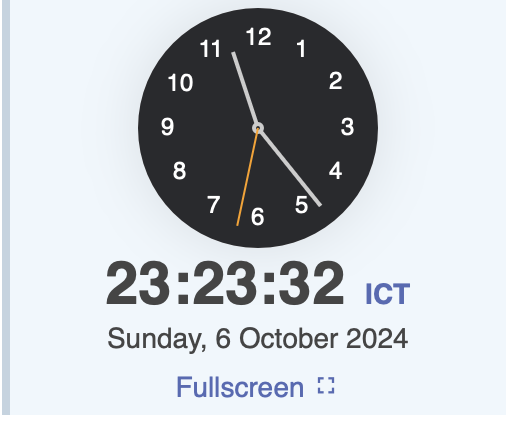
#> input picture term_project_image/clock_image.jpg, 508 x 424 px
$ python clock.py --mode video --path term_project_image/clock_image.jpg
#> lines starting #> are read from the running program, lines starting #| are printed output that depends on the picture; after the words box and inside, x2 and y2 are one past the last pixel; in counts of white or black regions, pixels touching at a corner belong together
#> further down, frame is the input picture: shape (424, 508, 3); mean B, G, R 202.8, 198.1, 193.4
# %%
import cv2
import numpy as np
import math
import argparse
import time

# Set up argument parser for command-line flags
parser = argparse.ArgumentParser(description="Clock Detection from Video, Image, or Webcam.")
parser.add_argument("--mode", type=str, choices=["video", "image", "webcam"], required=True,
                    help="Select input mode: 'video', 'image', or 'webcam'.")
parser.add_argument("--path", type=str, help="Path to the video or image file.")
args = parser.parse_args()

# Initialize video capture based on the selected mode
if args.mode == "video":
    if not args.path:
        print("Error: Video mode selected but no path provided.")
        exit()
    cap = cv2.VideoCapture(args.path)

elif args.mode == "webcam":
    cap = cv2.VideoCapture(0)  # 0 for the default webcam

elif args.mode == "image":
    if not args.path:
        print("Error: Image mode selected but no path provided.")
        exit()
    img = cv2.imread(args.path)
    if img is None:
        print("Error: Could not open image.")
        exit()

# Function to process frames (used for both video and image input)
def process_frame(frame, display_time=True):
    # Resize the frame to a desired height of 500 pixels while maintaining aspect ratio
#> called with display_time = True
    target_height = 1000
    aspect_ratio = frame.shape[1] / frame.shape[0]
#> aspect_ratio = 1.2
    target_size = (int(aspect_ratio * target_height), target_height)
#> target_size = (1198, 1000)
    frame_resized = cv2.resize(frame, target_size, interpolation=cv2.INTER_AREA)
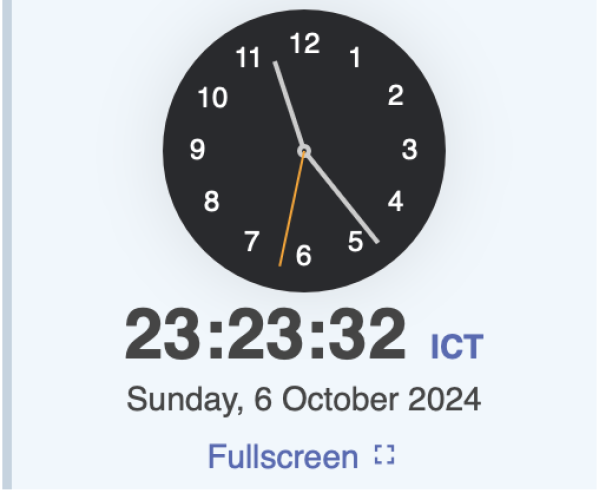
#> frame_resized: shape (1000, 1198, 3) (shown at 1/2 size); mean B, G, R 202.8, 198.1, 193.4

    # Convert to grayscale
    gray = cv2.cvtColor(frame_resized, cv2.COLOR_BGR2GRAY)

    # Apply median blur to reduce noise
    gray_blurred = cv2.medianBlur(gray, 5)

    # Detect circles (clock face) using HoughCircles
    circles = cv2.HoughCircles(
        gray_blurred,
        cv2.HOUGH_GRADIENT,
        dp=1.2,
        minDist=100,
        param1=50,
        param2=80,
        minRadius=10,
        maxRadius=400
    )
#> circles = [[607.8, 301.8, 283], [575.4, 798.6, 137], [774.6, 647.4, 34.24], [258.6, 906.6, 255.6], [366.6, 918.6, 128.4], [503.4, 711, 104.2], [624.6, 702.6, 118.4], [845.4, 924.6, 152.4]]

    if circles is not None:
        # Round the circle parameters and convert to integers
        circles = np.uint16(np.around(circles))
#> circles = [[608, 302, 283], [575, 799, 137], [775, 647, 34], [259, 907, 256], [367, 919, 128], [503, 711, 104], [625, 703, 118], [845, 925, 152]]
        x, y, r = circles[0][0]
#> x = 608; y = 302; r = 283

        # Create a mask to isolate the clock face
        mask = np.zeros_like(gray)
        cv2.circle(mask, (x, y), r, 255, -1)
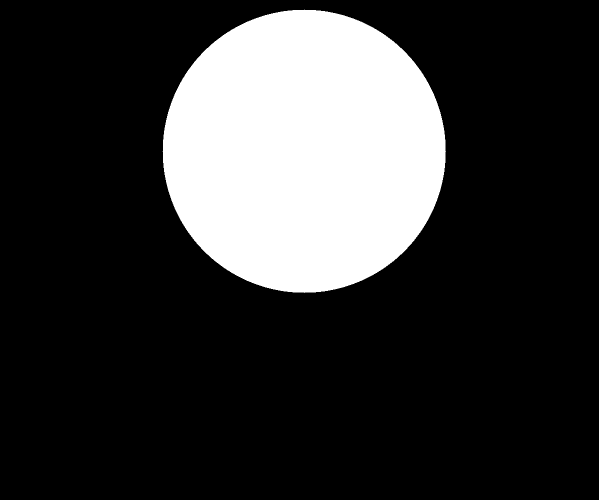
#> mask: shape (1000, 1198) (shown at 1/2 size); 21% white; 1 white region, box (x1, y1, x2, y2) and area: (325, 19, 892, 586) 251549
        clock_face = cv2.bitwise_and(frame_resized, frame_resized, mask=mask)
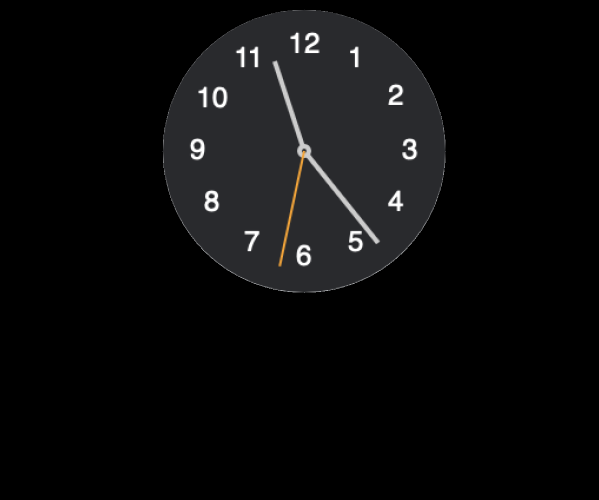
#> clock_face: shape (1000, 1198, 3) (shown at 1/2 size); mean B, G, R 11.6, 11.1, 10.9

        # Convert masked clock face to grayscale for further processing
        clock_face_gray = cv2.cvtColor(clock_face, cv2.COLOR_BGR2GRAY)

        # Apply Canny edge detector
        edges = cv2.Canny(clock_face_gray, 100, 200, apertureSize=3)
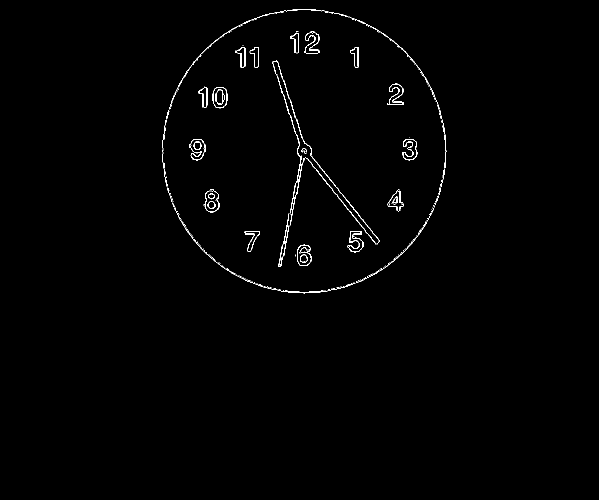
#> edges: shape (1000, 1198) (shown at 1/2 size); 0.66% white in thin lines or dots, all inside (x1, y1, x2, y2) = (324, 19, 893, 587)

        # Detect lines using Hough Line Transform
        lines = cv2.HoughLinesP(
        edges,
        rho=1,
        theta=np.pi / 180,
        threshold=30,
        minLineLength=0.2 * r,
        maxLineGap=12
        )
#> lines = 26 rows, first 6: [610, 297, 759, 481], [613, 316, 751, 487], [546, 127, 608, 320], [561, 532, 613, 288], [556, 532, 595, 351], [553, 120, 606, 283]

        detected_time = None  # Initialize detected_time

        if lines is not None:
            # Initialize lists to store angles and lengths
            line_data = []

            for line in lines:
                x1, y1, x2, y2 = line[0]

                # Compute length of the line
                length = math.hypot(x2 - x1, y2 - y1)

                # Compute the angle of the line
                mid_x = (x1 + x2) / 2
                mid_y = (y1 + y2) / 2
                angle = math.degrees(math.atan2(mid_y - y, mid_x - x))
                if angle < 0:
                    angle += 360

                # Filter lines based on distance from center
                distance_from_center1 = math.hypot(x1 - x, y1 - y)
                distance_from_center2 = math.hypot(x2 - x, y2 - y)
                distance_from_center = min(distance_from_center1, distance_from_center2)
                if distance_from_center > 0.3 * r:
                    continue

                line_data.append({
                    'length': length,
                    'angle': angle,
                    'coords': (x1, y1, x2, y2)
                })
#> this loop made 26 passes
#> (x1, y1, x2, y2, length, mid_x, mid_y, angle) on passes 1 to 12: (610, 297, 759, 481, 236.8, 684.5, 389, 48.67), (613, 316, 751, 487, 219.7, 682, 401.5, 53.36), (546, 127, 608, 320, 202.7, 577, 223.5, 248.5), (561, 532, 613, 288, 249.5, 587, 410, 101), (556, 532, 595, 351, 185.2, 575.5, 441.5, 103.1), (553, 120, 606, 283, 171.4, 579.5, 201.5, 254.2), (556, 126, 613, 302, 185, 584.5, 214, 255), (620, 308, 735, 450, 182.7, 677.5, 379, 47.93), (558, 532, 570, 473, 60.21, 564, 502.5, 102.4), (658, 358, 759, 482, 159.9, 708.5, 420, 49.58), (554, 149, 598, 284, 142, 576, 216.5, 249.5), (647, 583, 722, 562, 77.88, 684.5, 572.5, 74.21)
#> after the loop, line_data = 12 items

            # Cluster lines by angle similarity
            angle_threshold = 20  # degrees for clustering similar angles
            if len(line_data) > 0:
                clusters = []
                for line in line_data:
                    angle = line['angle']
                    added_to_cluster = False
                    for cluster in clusters:
                        angle_diff = min(abs(angle - cluster['angle']), 360 - abs(angle - cluster['angle']))
                        if angle_diff < angle_threshold:
                            cluster['lines'].append(line)
                            # Recalculate the average angle for the cluster
                            cluster['angle'] = np.mean([l['angle'] for l in cluster['lines']])
                            added_to_cluster = True
                            break
                    if not added_to_cluster:
                        clusters.append({'angle': angle, 'lines': [line]})
#> this loop made 12 passes
#> angle on passes 1 to 12: 48.67, 53.36, 248.5, 101, 103.1, 254.2, 255, 47.93, 49.58, 249.5, 102.8, 249.3
#> after the loop, cluster = 2 items; clusters = 3 items

                # Calculate representative lines
                representative_lines = []
                for cluster in clusters:
                    avg_length = sum([l['length'] for l in cluster['lines']]) / len(cluster['lines'])
                    avg_angle = sum([l['angle'] for l in cluster['lines']]) / len(cluster['lines'])
                    representative_lines.append({'length': avg_length, 'angle': avg_angle})
#> this loop made 3 passes
#> (avg_length, avg_angle) on passes 1 to 3: (199.8, 49.89), (165, 251.3), (172.7, 102.3)
#> after the loop, representative_lines = 3 items

                # Determine clock hands based on line lengths
                sorted_lines = sorted(representative_lines, key=lambda l: l['length'])
#> sorted_lines = 3 items
                hour_line = sorted_lines[0]
#> hour_line = {'length': 165, 'angle': 251.3}
                other_lines = sorted_lines[1:]
#> other_lines = 2 items

                # Calculate time
                hour = (hour_line['angle'] / 30 + 3) % 12
#> hour = 11.38
                if len(other_lines) >= 2:
                    # If both minute and second hands are detected
                    minute_line,second_line  = other_lines[:2]
#> minute_line = {'length': 172.7, 'angle': 102.3}; second_line = {'length': 199.8, 'angle': 49.89}
                    minute = (minute_line['angle'] % 360) / 6 + 15
#> minute = 32.05
                    second = (second_line['angle'] % 360) / 6 + 15
#> second = 23.31
                    minute %= 60
                    second %= 60
                elif len(other_lines) == 1:
                    # If only minute hand is detected
                    minute_line = other_lines[0]
                    minute = (minute_line['angle'] % 360) / 6 + 15
                    minute %= 60
                    second = 0
                else:
                    # If no other hand is detected
                    minute = 0
                    second = 0

                detected_time = f"{int(hour)}:{int(minute)}:{int(second)}"
#> detected_time = '11:32:23'
                print(f"Detected Time: {detected_time}")
#| Detected Time: 11:32:23

                # Draw representative lines on the clock face
                for line in representative_lines:
                    # Compute the coordinates of the representative line
                    angle_rad = math.radians(line['angle'])
                    end_x = int(x + line['length'] * math.cos(angle_rad))
                    end_y = int(y + line['length'] * math.sin(angle_rad))
                    # Draw the line on the clock face
                    cv2.line(clock_face, (x, y), (end_x, end_y), (0, 255, 0), 2)
#> this loop made 3 passes
#> (line, angle_rad, end_x, end_y) on passes 1 to 3: ({'length': 199.8, 'angle': 49.89}, 0.871, 736, 454), ({'length': 165, 'angle': 251.3}, 4.39, 555, 145), ({'length': 172.7, 'angle': 102.3}, 1.79, 571, 470)
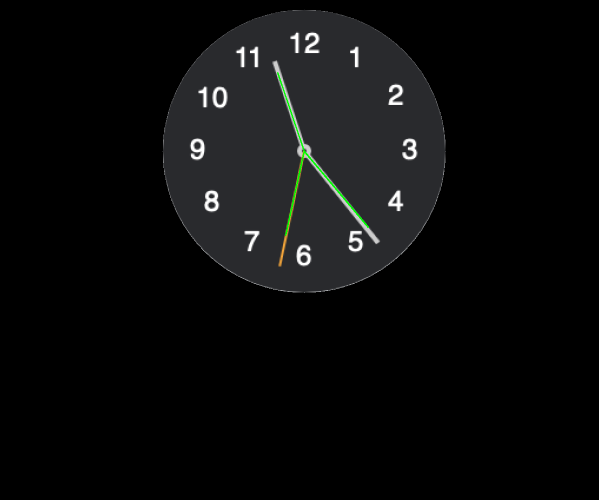
#> clock_face: shape (1000, 1198, 3) (shown at 1/2 size); 0.13% of pixels changed, all inside (x1, y1, x2, y2) = (554, 144, 738, 472)

                # Overlay the detected time on the top-left corner
                if display_time and detected_time:
                    cv2.putText(
                        clock_face,
                        f"Time: {detected_time}",
                        (10, 30),
                        cv2.FONT_HERSHEY_SIMPLEX,
                        1,
                        (0, 0, 255),
                        2
                    )
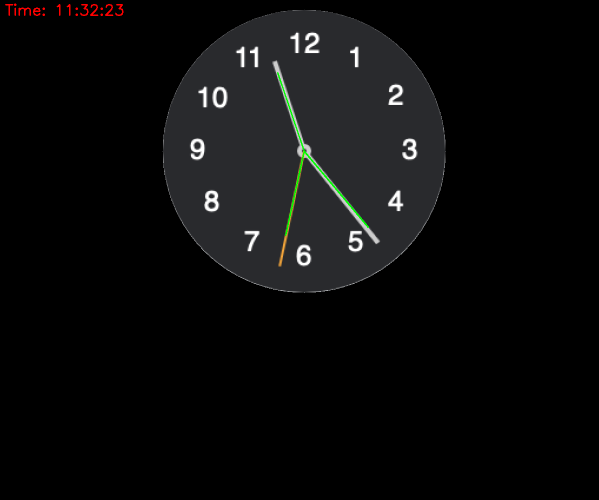
#> clock_face: shape (1000, 1198, 3) (shown at 1/2 size); 0.12% of pixels changed, all inside (x1, y1, x2, y2) = (10, 7, 247, 32)

            else:
                print("No lines detected.")
                if display_time:
                    cv2.putText(
                        clock_face,
                        "Time: N/A",
                        (10, 30),
                        cv2.FONT_HERSHEY_SIMPLEX,
                        1,
                        (0, 0, 255),
                        2
                    )

        # Display only the clock face with the overlaid time
        cv2.imshow("Clock Face", clock_face)
    else:
        print("No clock face detected.")
        # Optionally, display a black image or the original frame
        black_image = np.zeros_like(frame_resized)
        if display_time:
            cv2.putText(
                black_image,
                "Time: N/A",
                (10, 30),
                cv2.FONT_HERSHEY_SIMPLEX,
                1,
                (0, 0, 255),
                2
            )
        cv2.imshow("Clock Face", black_image)
        # Alternatively, to show the original frame when no clock is detected:
        # cv2.imshow("Clock Face", frame_resized)

if args.mode == "image":
    process_frame(img)
    cv2.waitKey(0)  # Wait for key press to close the window
else:
    if not cap.isOpened():
        print("Error: Could not open video or webcam.")
        exit()

    while True:
        ret, frame = cap.read()
        if not ret:
            print("End of video stream or cannot read the frame.")
            break

        process_frame(frame)

        # Exit on 'q' key press
        # time.sleep(0.1)
        if cv2.waitKey(1) & 0xFF == ord('q'):
#> (key q is pressed here)
            break

    cap.release()
cv2.destroyAllWindows()
